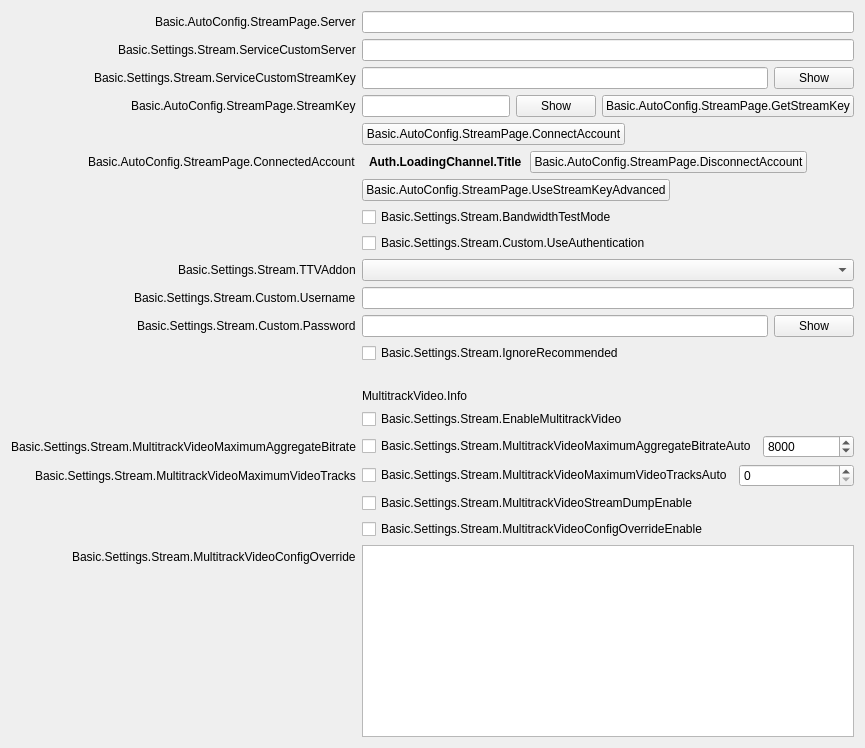
           <widget class="QWidget" name="streamKeyPage">
            <layout class="QFormLayout" name="streamkeyPageLayout">
             <property name="fieldGrowthPolicy">
              <enum>QFormLayout::AllNonFixedFieldsGrow</enum>
             </property>
             <property name="labelAlignment">
              <set>Qt::AlignRight|Qt::AlignTrailing|Qt::AlignVCenter</set>
             </property>
             <item row="0" column="0">
              <widget class="QLabel" name="serverLabel">
               <property name="text">
                <string>Basic.AutoConfig.StreamPage.Server</string>
               </property>
              </widget>
             </item>
             <item row="0" column="1">
              <widget class="QStackedWidget" name="serverStackedWidget">
               <property name="sizePolicy">
                <sizepolicy hsizetype="Preferred" vsizetype="Maximum">
                 <horstretch>0</horstretch>
                 <verstretch>0</verstretch>
                </sizepolicy>
               </property>
               <property name="currentIndex">
                <number>1</number>
               </property>
               <widget class="QWidget" name="servicePage">
                <layout class="QHBoxLayout" name="horizontalLayout_21">
                 <property name="leftMargin">
                  <number>0</number>
                 </property>
                 <property name="topMargin">
                  <number>0</number>
                 </property>
                 <property name="rightMargin">
                  <number>0</number>
                 </property>
                 <property name="bottomMargin">
                  <number>0</number>
                 </property>
                 <item>
                  <widget class="QComboBox" name="server"/>
                 </item>
                </layout>
               </widget>
               <widget class="QWidget" name="customPage">
                <layout class="QHBoxLayout" name="horizontalLayout_22">
                 <property name="leftMargin">
                  <number>0</number>
                 </property>
                 <property name="topMargin">
                  <number>0</number>
                 </property>
                 <property name="rightMargin">
                  <number>0</number>
                 </property>
                 <property name="bottomMargin">
                  <number>0</number>
                 </property>
                 <item>
                  <widget class="QLineEdit" name="customServer"/>
                 </item>
                </layout>
               </widget>
              </widget>
             </item>
             <item row="1" column="0">
              <widget class="QLabel" name="serviceCustomServerLabel">
               <property name="text">
                <string>Basic.Settings.Stream.ServiceCustomServer</string>
               </property>
               <property name="buddy">
                <cstring>serviceCustomServer</cstring>
               </property>
              </widget>
             </item>
             <item row="1" column="1">
              <widget class="QLineEdit" name="serviceCustomServer"/>
             </item>
             <item row="2" column="0">
              <widget class="QLabel" name="serviceCustomStreamKeyLabel">
               <property name="text">
                <string>Basic.Settings.Stream.ServiceCustomStreamKey</string>
               </property>
               <property name="buddy">
                <cstring>serviceCustomStreamKey</cstring>
               </property>
              </widget>
             </item>
             <item row="2" column="1">
              <widget class="QFrame" name="serviceCustomStreamKeyWidget">
               <layout class="QHBoxLayout">
                <property name="leftMargin">
                 <number>0</number>
                </property>
                <property name="topMargin">
                 <number>0</number>
                </property>
                <property name="rightMargin">
                 <number>0</number>
                </property>
                <property name="bottomMargin">
                 <number>0</number>
                </property>
                <item>
                 <widget class="QLineEdit" name="serviceCustomStreamKey">
                  <property name="inputMask">
                   <string notr="true"/>
                  </property>
                  <property name="text">
                   <string notr="true"/>
                  </property>
                  <property name="echoMode">
                   <enum>QLineEdit::Password</enum>
                  </property>
                 </widget>
                </item>
                <item>
                 <widget class="QPushButton" name="serviceCustomStreamKeyShow">
                  <property name="text">
                   <string>Show</string>
                  </property>
                 </widget>
                </item>
               </layout>
              </widget>
             </item>
             <item row="3" column="0">
              <widget class="QLabel" name="streamKeyLabel">
               <property name="text">
                <string>Basic.AutoConfig.StreamPage.StreamKey</string>
               </property>
               <property name="openExternalLinks">
                <bool>true</bool>
               </property>
               <property name="buddy">
                <cstring>key</cstring>
               </property>
              </widget>
             </item>
             <item row="3" column="1">
              <widget class="QFrame" name="streamKeyWidget">
               <layout class="QHBoxLayout" name="horizontalLayout_11">
                <property name="leftMargin">
                 <number>0</number>
                </property>
                <property name="topMargin">
                 <number>0</number>
                </property>
                <property name="rightMargin">
                 <number>0</number>
                </property>
                <property name="bottomMargin">
                 <number>0</number>
                </property>
                <item>
                 <widget class="QLineEdit" name="key">
                  <property name="inputMask">
                   <string notr="true"/>
                  </property>
                  <property name="text">
                   <string notr="true"/>
                  </property>
                  <property name="echoMode">
                   <enum>QLineEdit::Password</enum>
                  </property>
                 </widget>
                </item>
                <item>
                 <widget class="QPushButton" name="show">
                  <property name="text">
                   <string>Show</string>
                  </property>
                 </widget>
                </item>
                <item>
                 <widget class="UrlPushButton" name="getStreamKeyButton">
                  <property name="toolTip">
                   <string/>
                  </property>
                  <property name="toolTipDuration">
                   <number>-4</number>
                  </property>
                  <property name="text">
                   <string>Basic.AutoConfig.StreamPage.GetStreamKey</string>
                  </property>
                 </widget>
                </item>
               </layout>
              </widget>
             </item>
             <item row="4" column="0">
              <spacer name="horizontalSpacer_18">
               <property name="orientation">
                <enum>Qt::Horizontal</enum>
               </property>
               <property name="sizeHint" stdset="0">
                <size>
                 <width>170</width>
                 <height>8</height>
                </size>
               </property>
              </spacer>
             </item>
             <item row="5" column="1">
              <layout class="QHBoxLayout" name="horizontalLayout_23">
               <property name="spacing">
                <number>8</number>
               </property>
               <property name="leftMargin">
                <number>7</number>
               </property>
               <property name="rightMargin">
                <number>7</number>
               </property>
               <item>
                <widget class="QLabel" name="connectedAccountText">
                 <property name="styleSheet">
                  <string notr="true">font-weight: bold</string>
                 </property>
                 <property name="text">
                  <string>Auth.LoadingChannel.Title</string>
                 </property>
                </widget>
               </item>
               <item>
                <widget class="QPushButton" name="disconnectAccount">
                 <property name="text">
                  <string>Basic.AutoConfig.StreamPage.DisconnectAccount</string>
                 </property>
                </widget>
               </item>
               <item>
                <spacer name="horizontalSpacer_24">
                 <property name="orientation">
                  <enum>Qt::Horizontal</enum>
                 </property>
                 <property name="sizeHint" stdset="0">
                  <size>
                   <width>40</width>
                   <height>20</height>
                  </size>
                 </property>
                </spacer>
               </item>
              </layout>
             </item>
             <item row="7" column="1">
              <widget class="QCheckBox" name="bandwidthTestEnable">
               <property name="text">
                <string>Basic.Settings.Stream.BandwidthTestMode</string>
               </property>
              </widget>
             </item>
             <item row="8" column="1">
              <widget class="QCheckBox" name="useAuth">
               <property name="text">
                <string>Basic.Settings.Stream.Custom.UseAuthentication</string>
               </property>
              </widget>
             </item>
             <item row="10" column="0">
              <widget class="QLabel" name="authUsernameLabel">
               <property name="text">
                <string>Basic.Settings.Stream.Custom.Username</string>
               </property>
               <property name="buddy">
                <cstring>authUsername</cstring>
               </property>
              </widget>
             </item>
             <item row="10" column="1">
              <widget class="QLineEdit" name="authUsername"/>
             </item>
             <item row="11" column="0">
              <widget class="QLabel" name="authPwLabel">
               <property name="text">
                <string>Basic.Settings.Stream.Custom.Password</string>
               </property>
               <property name="buddy">
                <cstring>authPw</cstring>
               </property>
              </widget>
             </item>
             <item row="11" column="1">
              <widget class="QFrame" name="authPwWidget">
               <layout class="QHBoxLayout" name="horizontalLayout_25">
                <property name="leftMargin">
                 <number>0</number>
                </property>
                <property name="topMargin">
                 <number>0</number>
                </property>
                <property name="rightMargin">
                 <number>0</number>
                </property>
                <property name="bottomMargin">
                 <number>0</number>
                </property>
                <item>
                 <widget class="QLineEdit" name="authPw">
                  <property name="echoMode">
                   <enum>QLineEdit::Password</enum>
                  </property>
                 </widget>
                </item>
                <item>
                 <widget class="QPushButton" name="authPwShow">
                  <property name="text">
                   <string>Show</string>
                  </property>
                 </widget>
                </item>
               </layout>
              </widget>
             </item>
             <item row="9" column="1">
              <widget class="QComboBox" name="twitchAddonDropdown"/>
             </item>
             <item row="9" column="0">
              <widget class="QLabel" name="twitchAddonLabel">
               <property name="text">
                <string>Basic.Settings.Stream.TTVAddon</string>
               </property>
               <property name="buddy">
                <cstring>twitchAddonDropdown</cstring>
               </property>
              </widget>
             </item>
             <item row="12" column="1">
              <widget class="QCheckBox" name="ignoreRecommended">
               <property name="text">
                <string>Basic.Settings.Stream.IgnoreRecommended</string>
               </property>
              </widget>
             </item>
             <item row="13" column="1">
              <widget class="QLabel" name="enforceSettingsLabel">
               <property name="text">
                <string notr="true"/>
               </property>
               <property name="textFormat">
                <enum>Qt::RichText</enum>
               </property>
               <property name="openExternalLinks">
                <bool>true</bool>
               </property>
              </widget>
             </item>
             <item row="14" column="1">
              <widget class="QLabel" name="multitrackVideoInfo">
               <property name="text">
                <string>MultitrackVideo.Info</string>
               </property>
               <property name="textFormat">
                <enum>Qt::RichText</enum>
               </property>
               <property name="wordWrap">
                <bool>true</bool>
               </property>
               <property name="openExternalLinks">
                <bool>true</bool>
               </property>
              </widget>
             </item>
             <item row="15" column="1">
              <widget class="QCheckBox" name="enableMultitrackVideo">
               <property name="text">
                <string>Basic.Settings.Stream.EnableMultitrackVideo</string>
               </property>
              </widget>
             </item>
             <item row="16" column="0">
              <widget class="QLabel" name="multitrackVideoMaximumAggregateBitrateLabel">
               <property name="text">
                <string>Basic.Settings.Stream.MultitrackVideoMaximumAggregateBitrate</string>
               </property>
              </widget>
             </item>
             <item row="16" column="1">
              <layout class="QHBoxLayout">
               <item>
                <widget class="QCheckBox" name="multitrackVideoMaximumAggregateBitrateAuto">
                 <property name="text">
                  <string>Basic.Settings.Stream.MultitrackVideoMaximumAggregateBitrateAuto</string>
                 </property>
                 <property name="sizePolicy">
                  <enum>QSizePolicy::Minimum, QSizePolicy::Minimum</enum>
                 </property>
                </widget>
               </item>
               <item>
                <widget class="QSpinBox" name="multitrackVideoMaximumAggregateBitrate">
                 <property name="sizePolicy">
                  <enum>QSizePolicy::MinimumExpanding, QSizePolicy::Minimum</enum>
                 </property>
                 <property name="minimum">
                  <number>500</number>
                 </property>
                 <property name="maximum">
                  <number>1000000</number>
                 </property>
                 <property name="value">
                  <number>8000</number>
                 </property>
                </widget>
               </item>
              </layout>
             </item>
             <item row="17" column="0">
              <widget class="QLabel" name="multitrackVideoMaximumVideoTracksLabel">
               <property name="text">
                <string>Basic.Settings.Stream.MultitrackVideoMaximumVideoTracks</string>
               </property>
              </widget>
             </item>
             <item row="17" column="1">
              <layout class="QHBoxLayout">
               <item>
                <widget class="QCheckBox" name="multitrackVideoMaximumVideoTracksAuto">
                 <property name="text">
                  <string>Basic.Settings.Stream.MultitrackVideoMaximumVideoTracksAuto</string>
                 </property>
                 <property name="sizePolicy">
                  <enum>QSizePolicy::Minimum, QSizePolicy::Minimum</enum>
                 </property>
                </widget>
               </item>
               <item>
                <widget class="QSpinBox" name="multitrackVideoMaximumVideoTracks">
                 <property name="sizePolicy">
                  <enum>QSizePolicy::MinimumExpanding, QSizePolicy::Minimum</enum>
                 </property>
                 <property name="minimum">
                  <number>0</number>
                 </property>
                 <property name="maximum">
                  <number>100</number>
                 </property>
                 <property name="value">
                  <number>0</number>
                 </property>
                </widget>
               </item>
              </layout>
             </item>
             <item row="18" column="1">
              <widget class="QCheckBox" name="multitrackVideoStreamDumpEnable">
               <property name="text">
                <string>Basic.Settings.Stream.MultitrackVideoStreamDumpEnable</string>
               </property>
              </widget>
             </item>
             <item row="19" column="1">
              <widget class="QCheckBox" name="multitrackVideoConfigOverrideEnable">
               <property name="text">
                <string>Basic.Settings.Stream.MultitrackVideoConfigOverrideEnable</string>
               </property>
              </widget>
             </item>
             <item row="20" column="0">
              <widget class="QLabel" name="multitrackVideoConfigOverrideLabel">
               <property name="text">
                <string>Basic.Settings.Stream.MultitrackVideoConfigOverride</string>
               </property>
              </widget>
             </item>
             <item row="20" column="1">
              <widget class="QPlainTextEdit" name="multitrackVideoConfigOverride">
               <property name="sizePolicy">
                <enum>QSizePolicy::Preferred, QSizePolicy::MinimumExpanding</enum>
               </property>
              </widget>
             </item>
             <item row="6" column="1">
              <layout class="QHBoxLayout" name="horizontalLayout_28">
               <item>
                <widget class="QPushButton" name="useStreamKeyAdv">
                 <property name="text">
                  <string>Basic.AutoConfig.StreamPage.UseStreamKeyAdvanced</string>
                 </property>
                </widget>
               </item>
               <item>
                <spacer name="horizontalSpacer_28">
                 <property name="orientation">
                  <enum>Qt::Horizontal</enum>
                 </property>
                 <property name="sizeHint" stdset="0">
                  <size>
                   <width>40</width>
                   <height>20</height>
                  </size>
                 </property>
                </spacer>
               </item>
              </layout>
             </item>
             <item row="5" column="0">
              <widget class="QLabel" name="connectedAccountLabel">
               <property name="text">
                <string>Basic.AutoConfig.StreamPage.ConnectedAccount</string>
               </property>
              </widget>
             </item>
             <item row="4" column="1">
              <layout class="QHBoxLayout" name="horizontalLayout_15">
               <item>
                <widget class="QPushButton" name="connectAccount2">
                 <property name="cursor">
                  <cursorShape>PointingHandCursor</cursorShape>
                 </property>
                 <property name="text">
                  <string>Basic.AutoConfig.StreamPage.ConnectAccount</string>
                 </property>
                </widget>
               </item>
               <item>
                <spacer name="horizontalSpacer_19">
                 <property name="orientation">
                  <enum>Qt::Horizontal</enum>
                 </property>
                 <property name="sizeHint" stdset="0">
                  <size>
                   <width>40</width>
                   <height>20</height>
                  </size>
                 </property>
                </spacer>
               </item>
              </layout>
             </item>
            </layout>
           </widget>
